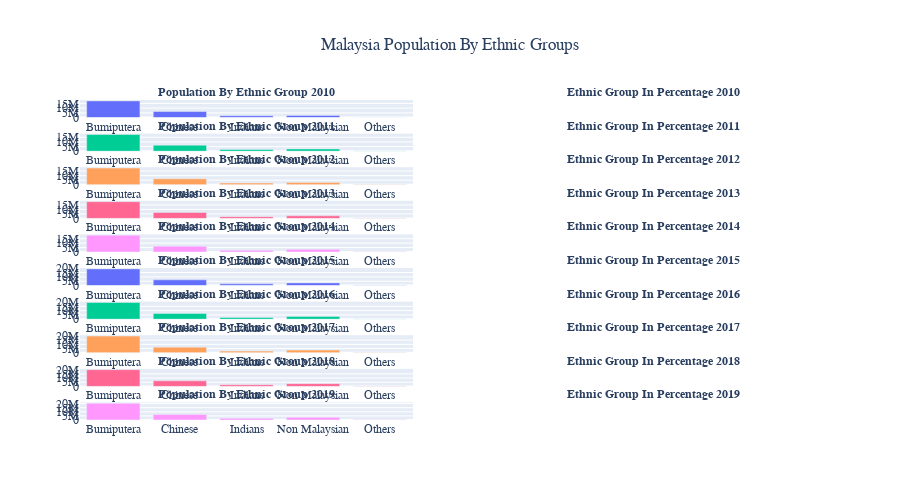

The notebook cell saved with this chart:
### Code cell
fig = make_subplots(
    rows=10, cols=2,
    specs=[[{"type": "xy"},{"type": "domain"}],
           [{"type": "xy"},{"type": "domain"}],
           [{"type": "xy"},{"type": "domain"}],
           [{"type": "xy"},{"type": "domain"}],
           [{"type": "xy"},{"type": "domain"}],
           [{"type": "xy"},{"type": "domain"}],
           [{"type": "xy"},{"type": "domain"}],
           [{"type": "xy"},{"type": "domain"}],
           [{"type": "xy"},{"type": "domain"}],
           [{"type": "xy"},{"type": "domain"}]],
    subplot_titles=('<b>Population By Ethnic Group 2010</b>','<b>Ethnic Group In Percentage 2010</b>',
                    '<b>Population By Ethnic Group 2011</b>','<b>Ethnic Group In Percentage 2011</b>',
                    '<b>Population By Ethnic Group 2012</b>','<b>Ethnic Group In Percentage 2012</b>',
                    '<b>Population By Ethnic Group 2013</b>','<b>Ethnic Group In Percentage 2013</b>',
                    '<b>Population By Ethnic Group 2014</b>','<b>Ethnic Group In Percentage 2014</b>',
                    '<b>Population By Ethnic Group 2015</b>','<b>Ethnic Group In Percentage 2015</b>',
                    '<b>Population By Ethnic Group 2016</b>','<b>Ethnic Group In Percentage 2016</b>',
                    '<b>Population By Ethnic Group 2017</b>','<b>Ethnic Group In Percentage 2017</b>',
                    '<b>Population By Ethnic Group 2018</b>','<b>Ethnic Group In Percentage 2018</b>',
                    '<b>Population By Ethnic Group 2019</b>','<b>Ethnic Group In Percentage 2019</b>')
)
#Graph 2010
fig.add_trace(go.Bar(x = df_ethnic_population['Ethnic'], y = df_ethnic_population['2010'],name='2010'),row=1, col=1)
fig.add_trace(go.Pie(values=df_ethnic_population['Ethnic'],labels=df_ethnic_population['2010'],
                     textinfo='label+percent'),row=1, col=2)
#Graph 2011
fig.add_trace(go.Bar(x = df_ethnic_population['Ethnic'], y = df_ethnic_population['2011'],name='2011'),row=2, col=1)
fig.add_trace(go.Pie(values=df_ethnic_population['Ethnic'],labels=df_ethnic_population['2011'],
                     textinfo='label+percent'),row=2, col=2)
#Graph 2012
fig.add_trace(go.Bar(x = df_ethnic_population['Ethnic'], y = df_ethnic_population['2012'],name='2012'),row=3, col=1)
fig.add_trace(go.Pie(values=df_ethnic_population['Ethnic'],labels=df_ethnic_population['2012'],
                     textinfo='label+percent'),row=3, col=2)
#Graph 2013
fig.add_trace(go.Bar(x = df_ethnic_population['Ethnic'], y = df_ethnic_population['2013'],name='2013'),row=4, col=1)
fig.add_trace(go.Pie(values=df_ethnic_population['Ethnic'],labels=df_ethnic_population['2013'],
                     textinfo='label+percent'),row=4, col=2)
#Graph 2014
fig.add_trace(go.Bar(x = df_ethnic_population['Ethnic'], y = df_ethnic_population['2014'],name='2014'),row=5, col=1)
fig.add_trace(go.Pie(values=df_ethnic_population['Ethnic'],labels=df_ethnic_population['2014'],
                     textinfo='label+percent'),row=5, col=2)
#Graph 2015
fig.add_trace(go.Bar(x = df_ethnic_population['Ethnic'], y = df_ethnic_population['2015'],name='2015'),row=6, col=1)
fig.add_trace(go.Pie(values=df_ethnic_population['Ethnic'],labels=df_ethnic_population['2015'],
                     textinfo='label+percent'),row=6, col=2)
#Graph 2016
fig.add_trace(go.Bar(x = df_ethnic_population['Ethnic'], y = df_ethnic_population['2016'],name='2016'),row=7, col=1)
fig.add_trace(go.Pie(values=df_ethnic_population['Ethnic'],labels=df_ethnic_population['2016'],
                     textinfo='label+percent'),row=7, col=2)
#Graph 2017
fig.add_trace(go.Bar(x = df_ethnic_population['Ethnic'], y = df_ethnic_population['2017'],name='2017'),row=8, col=1)
fig.add_trace(go.Pie(values=df_ethnic_population['Ethnic'],labels=df_ethnic_population['2017'],
                     textinfo='label+percent'),row=8, col=2)
#Graph 2018
fig.add_trace(go.Bar(x = df_ethnic_population['Ethnic'], y = df_ethnic_population['2018'],name='2018'),row=9, col=1)
fig.add_trace(go.Pie(values=df_ethnic_population['Ethnic'],labels=df_ethnic_population['2018'],
                     textinfo='label+percent'),row=9, col=2)
#Graph 2019
fig.add_trace(go.Bar(x = df_ethnic_population['Ethnic'], y = df_ethnic_population['2019'],name='2019'),row=10, col=1)
fig.add_trace(go.Pie(values=df_ethnic_population['Ethnic'],labels=df_ethnic_population['2019'],
                     textinfo='label+percent'),row=10, col=2)

fig.update_layout(height=500, showlegend=False,
                 title_text='Malaysia Population By Ethnic Groups', title_x=0.5)
fig.update_annotations(font=dict(family="Helvetica", size=12))
fig.update_layout(font=dict(family="Helvetica", size=12))

#fig.show()

### Figure 1 — Plotly figure (JSON) as saved in the notebook; plotly's stock layout.template omitted (floating-point values rounded to 4 significant figures)
{"data": [{"name": "2010", "type": "bar", "x": ["Bumiputera", "Chinese", "Indians", "Non Malaysian", "Others"], "xaxis": "x", "y": [17676799, 6430389, 1924899, 2324540, 232010], "yaxis": "y"}, {"domain": {"x": [0.55, 1], "y": [0.945, 1]}, "labels": [17676799, 6430389, 1924899, 2324540, 232010], "textinfo": "label+percent", "type": "pie", "values": ["Bumiputera", "Chinese", "Indians", "Non Malaysian", "Others"]}, {"name": "2011", "type": "bar", "x": ["Bumiputera", "Chinese", "Indians", "Non Malaysian", "Others"], "xaxis": "x2", "y": [17963900, 6471200, 1939900, 2445200, 241700], "yaxis": "y2"}, {"domain": {"x": [0.55, 1], "y": [0.84, 0.895]}, "labels": [17963900, 6471200, 1939900, 2445200, 241700], "textinfo": "label+percent", "type": "pie", "values": ["Bumiputera", "Chinese", "Indians", "Non Malaysian", "Others"]}, {"name": "2012", "type": "bar", "x": ["Bumiputera", "Chinese", "Indians", "Non Malaysian", "Others"], "xaxis": "x3", "y": [18249700, 6510700, 1951900, 2548100, 248900], "yaxis": "y3"}, {"domain": {"x": [0.55, 1], "y": [0.735, 0.79]}, "labels": [18249700, 6510700, 1951900, 2548100, 248900], "textinfo": "label+percent", "type": "pie", "values": ["Bumiputera", "Chinese", "Indians", "Non Malaysian", "Others"]}, {"name": "2013", "type": "bar", "x": ["Bumiputera", "Chinese", "Indians", "Non Malaysian", "Others"], "xaxis": "x4", "y": [18549100, 6554600, 1965200, 2888300, 256800], "yaxis": "y4"}, {"domain": {"x": [0.55, 1], "y": [0.63, 0.685]}, "labels": [18549100, 6554600, 1965200, 2888300, 256800], "textinfo": "label+percent", "type": "pie", "values": ["Bumiputera", "Chinese", "Indians", "Non Malaysian", "Others"]}, {"name": "2014", "type": "bar", "x": ["Bumiputera", "Chinese", "Indians", "Non Malaysian", "Others"], "xaxis": "x5", "y": [18866700, 6586100, 1977500, 3012400, 265700], "yaxis": "y5"}, {"domain": {"x": [0.55, 1], "y": [0.525, 0.58]}, "labels": [18866700, 6586100, 1977500, 3012400, 265700], "textinfo": "label+percent", "type": "pie", "values": ["Bumiputera", "Chinese", "Indians", "Non Malaysian", "Others"]}, {"name": "2015", "type": "bar", "x": ["Bumiputera", "Chinese", "Indians", "Non Malaysian", "Others"], "xaxis": "x6", "y": [19182700, 6619000, 1986400, 3125900, 272400], "yaxis": "y6"}, {"domain": {"x": [0.55, 1], "y": [0.42, 0.475]}, "labels": [19182700, 6619000, 1986400, 3125900, 272400], "textinfo": "label+percent", "type": "pie", "values": ["Bumiputera", "Chinese", "Indians", "Non Malaysian", "Others"]}, {"name": "2016", "type": "bar", "x": ["Bumiputera", "Chinese", "Indians", "Non Malaysian", "Others"], "xaxis": "x7", "y": [19485300, 6645800, 1991600, 3229800, 280800], "yaxis": "y7"}, {"domain": {"x": [0.55, 1], "y": [0.315, 0.37]}, "labels": [19485300, 6645800, 1991600, 3229800, 280800], "textinfo": "label+percent", "type": "pie", "values": ["Bumiputera", "Chinese", "Indians", "Non Malaysian", "Others"]}, {"name": "2017", "type": "bar", "x": ["Bumiputera", "Chinese", "Indians", "Non Malaysian", "Others"], "xaxis": "x8", "y": [19781000, 6665100, 2001000, 3287400, 287900], "yaxis": "y8"}, {"domain": {"x": [0.55, 1], "y": [0.21, 0.265]}, "labels": [19781000, 6665100, 2001000, 3287400, 287900], "textinfo": "label+percent", "type": "pie", "values": ["Bumiputera", "Chinese", "Indians", "Non Malaysian", "Others"]}, {"name": "2018", "type": "bar", "x": ["Bumiputera", "Chinese", "Indians", "Non Malaysian", "Others"], "xaxis": "x9", "y": [20075700, 6682100, 2008100, 3322800, 293600], "yaxis": "y9"}, {"domain": {"x": [0.55, 1], "y": [0.105, 0.16]}, "labels": [20075700, 6682100, 2008100, 3322800, 293600], "textinfo": "label+percent", "type": "pie", "values": ["Bumiputera", "Chinese", "Indians", "Non Malaysian", "Others"]}, {"name": "2019", "type": "bar", "x": ["Bumiputera", "Chinese", "Indians", "Non Malaysian", "Others"], "xaxis": "x10", "y": [20367300, 6695800, 2014600, 3204500, 299800], "yaxis": "y10"}, {"domain": {"x": [0.55, 1], "y": [0, 0.055]}, "labels": [20367300, 6695800, 2014600, 3204500, 299800], "textinfo": "label+percent", "type": "pie", "values": ["Bumiputera", "Chinese", "Indians", "Non Malaysian", "Others"]}], "layout": {"annotations": [{"font": {"family": "Helvetica", "size": 12}, "showarrow": false, "text": "<b>Population By Ethnic Group 2010</b>", "x": 0.225, "xanchor": "center", "xref": "paper", "y": 1, "yanchor": "bottom", "yref": "paper"}, {"font": {"family": "Helvetica", "size": 12}, "showarrow": false, "text": "<b>Ethnic Group In Percentage 2010</b>", "x": 0.775, "xanchor": "center", "xref": "paper", "y": 1, "yanchor": "bottom", "yref": "paper"}, {"font": {"family": "Helvetica", "size": 12}, "showarrow": false, "text": "<b>Population By Ethnic Group 2011</b>", "x": 0.225, "xanchor": "center", "xref": "paper", "y": 0.895, "yanchor": "bottom", "yref": "paper"}, {"font": {"family": "Helvetica", "size": 12}, "showarrow": false, "text": "<b>Ethnic Group In Percentage 2011</b>", "x": 0.775, "xanchor": "center", "xref": "paper", "y": 0.895, "yanchor": "bottom", "yref": "paper"}, {"font": {"family": "Helvetica", "size": 12}, "showarrow": false, "text": "<b>Population By Ethnic Group 2012</b>", "x": 0.225, "xanchor": "center", "xref": "paper", "y": 0.79, "yanchor": "bottom", "yref": "paper"}, {"font": {"family": "Helvetica", "size": 12}, "showarrow": false, "text": "<b>Ethnic Group In Percentage 2012</b>", "x": 0.775, "xanchor": "center", "xref": "paper", "y": 0.79, "yanchor": "bottom", "yref": "paper"}, {"font": {"family": "Helvetica", "size": 12}, "showarrow": false, "text": "<b>Population By Ethnic Group 2013</b>", "x": 0.225, "xanchor": "center", "xref": "paper", "y": 0.685, "yanchor": "bottom", "yref": "paper"}, {"font": {"family": "Helvetica", "size": 12}, "showarrow": false, "text": "<b>Ethnic Group In Percentage 2013</b>", "x": 0.775, "xanchor": "center", "xref": "paper", "y": 0.685, "yanchor": "bottom", "yref": "paper"}, {"font": {"family": "Helvetica", "size": 12}, "showarrow": false, "text": "<b>Population By Ethnic Group 2014</b>", "x": 0.225, "xanchor": "center", "xref": "paper", "y": 0.58, "yanchor": "bottom", "yref": "paper"}, {"font": {"family": "Helvetica", "size": 12}, "showarrow": false, "text": "<b>Ethnic Group In Percentage 2014</b>", "x": 0.775, "xanchor": "center", "xref": "paper", "y": 0.58, "yanchor": "bottom", "yref": "paper"}, {"font": {"family": "Helvetica", "size": 12}, "showarrow": false, "text": "<b>Population By Ethnic Group 2015</b>", "x": 0.225, "xanchor": "center", "xref": "paper", "y": 0.475, "yanchor": "bottom", "yref": "paper"}, {"font": {"family": "Helvetica", "size": 12}, "showarrow": false, "text": "<b>Ethnic Group In Percentage 2015</b>", "x": 0.775, "xanchor": "center", "xref": "paper", "y": 0.475, "yanchor": "bottom", "yref": "paper"}, {"font": {"family": "Helvetica", "size": 12}, "showarrow": false, "text": "<b>Population By Ethnic Group 2016</b>", "x": 0.225, "xanchor": "center", "xref": "paper", "y": 0.37, "yanchor": "bottom", "yref": "paper"}, {"font": {"family": "Helvetica", "size": 12}, "showarrow": false, "text": "<b>Ethnic Group In Percentage 2016</b>", "x": 0.775, "xanchor": "center", "xref": "paper", "y": 0.37, "yanchor": "bottom", "yref": "paper"}, {"font": {"family": "Helvetica", "size": 12}, "showarrow": false, "text": "<b>Population By Ethnic Group 2017</b>", "x": 0.225, "xanchor": "center", "xref": "paper", "y": 0.265, "yanchor": "bottom", "yref": "paper"}, {"font": {"family": "Helvetica", "size": 12}, "showarrow": false, "text": "<b>Ethnic Group In Percentage 2017</b>", "x": 0.775, "xanchor": "center", "xref": "paper", "y": 0.265, "yanchor": "bottom", "yref": "paper"}, {"font": {"family": "Helvetica", "size": 12}, "showarrow": false, "text": "<b>Population By Ethnic Group 2018</b>", "x": 0.225, "xanchor": "center", "xref": "paper", "y": 0.16, "yanchor": "bottom", "yref": "paper"}, {"font": {"family": "Helvetica", "size": 12}, "showarrow": false, "text": "<b>Ethnic Group In Percentage 2018</b>", "x": 0.775, "xanchor": "center", "xref": "paper", "y": 0.16, "yanchor": "bottom", "yref": "paper"}, {"font": {"family": "Helvetica", "size": 12}, "showarrow": false, "text": "<b>Population By Ethnic Group 2019</b>", "x": 0.225, "xanchor": "center", "xref": "paper", "y": 0.055, "yanchor": "bottom", "yref": "paper"}, {"font": {"family": "Helvetica", "size": 12}, "showarrow": false, "text": "<b>Ethnic Group In Percentage 2019</b>", "x": 0.775, "xanchor": "center", "xref": "paper", "y": 0.055, "yanchor": "bottom", "yref": "paper"}], "font": {"family": "Helvetica", "size": 12}, "height": 500, "showlegend": false, "title": {"text": "Malaysia Population By Ethnic Groups", "x": 0.5}, "xaxis": {"anchor": "y", "domain": [0, 0.45]}, "xaxis10": {"anchor": "y10", "domain": [0, 0.45]}, "xaxis2": {"anchor": "y2", "domain": [0, 0.45]}, "xaxis3": {"anchor": "y3", "domain": [0, 0.45]}, "xaxis4": {"anchor": "y4", "domain": [0, 0.45]}, "xaxis5": {"anchor": "y5", "domain": [0, 0.45]}, "xaxis6": {"anchor": "y6", "domain": [0, 0.45]}, "xaxis7": {"anchor": "y7", "domain": [0, 0.45]}, "xaxis8": {"anchor": "y8", "domain": [0, 0.45]}, "xaxis9": {"anchor": "y9", "domain": [0, 0.45]}, "yaxis": {"anchor": "x", "domain": [0.945, 1]}, "yaxis10": {"anchor": "x10", "domain": [0, 0.055]}, "yaxis2": {"anchor": "x2", "domain": [0.84, 0.895]}, "yaxis3": {"anchor": "x3", "domain": [0.735, 0.79]}, "yaxis4": {"anchor": "x4", "domain": [0.63, 0.685]}, "yaxis5": {"anchor": "x5", "domain": [0.525, 0.58]}, "yaxis6": {"anchor": "x6", "domain": [0.42, 0.475]}, "yaxis7": {"anchor": "x7", "domain": [0.315, 0.37]}, "yaxis8": {"anchor": "x8", "domain": [0.21, 0.265]}, "yaxis9": {"anchor": "x9", "domain": [0.105, 0.16]}}}
